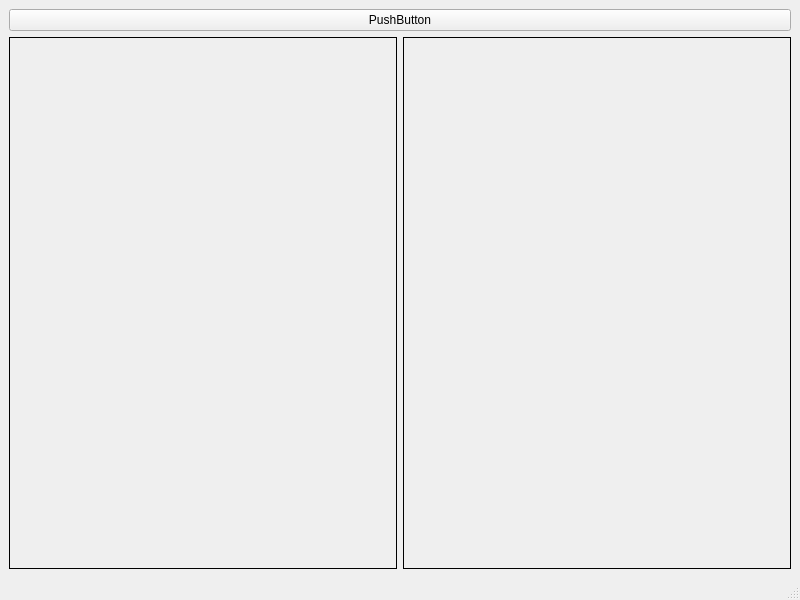
<?xml version="1.0" encoding="UTF-8"?>
<ui version="4.0">
 <class>MainWindow</class>
 <widget class="QMainWindow" name="MainWindow">
  <property name="geometry">
   <rect>
    <x>0</x>
    <y>0</y>
    <width>800</width>
    <height>600</height>
   </rect>
  </property>
  <property name="windowTitle">
   <string>MainWindow</string>
  </property>
  <widget class="QWidget" name="centralwidget">
   <layout class="QVBoxLayout" name="verticalLayout">
    <item>
     <widget class="QPushButton" name="pushButton">
      <property name="text">
       <string>PushButton</string>
      </property>
     </widget>
    </item>
    <item>
     <layout class="QHBoxLayout" name="horizontalLayout">
      <item>
       <widget class="QLabel" name="label">
        <property name="frameShape">
         <enum>QFrame::Box</enum>
        </property>
        <property name="text">
         <string/>
        </property>
       </widget>
      </item>
      <item>
       <widget class="QLabel" name="label_2">
        <property name="frameShape">
         <enum>QFrame::Box</enum>
        </property>
        <property name="text">
         <string/>
        </property>
       </widget>
      </item>
     </layout>
    </item>
   </layout>
  </widget>
  <widget class="QMenuBar" name="menubar">
   <property name="geometry">
    <rect>
     <x>0</x>
     <y>0</y>
     <width>800</width>
     <height>22</height>
    </rect>
   </property>
  </widget>
  <widget class="QStatusBar" name="statusbar"/>
 </widget>
 <resources/>
 <connections/>
</ui>
